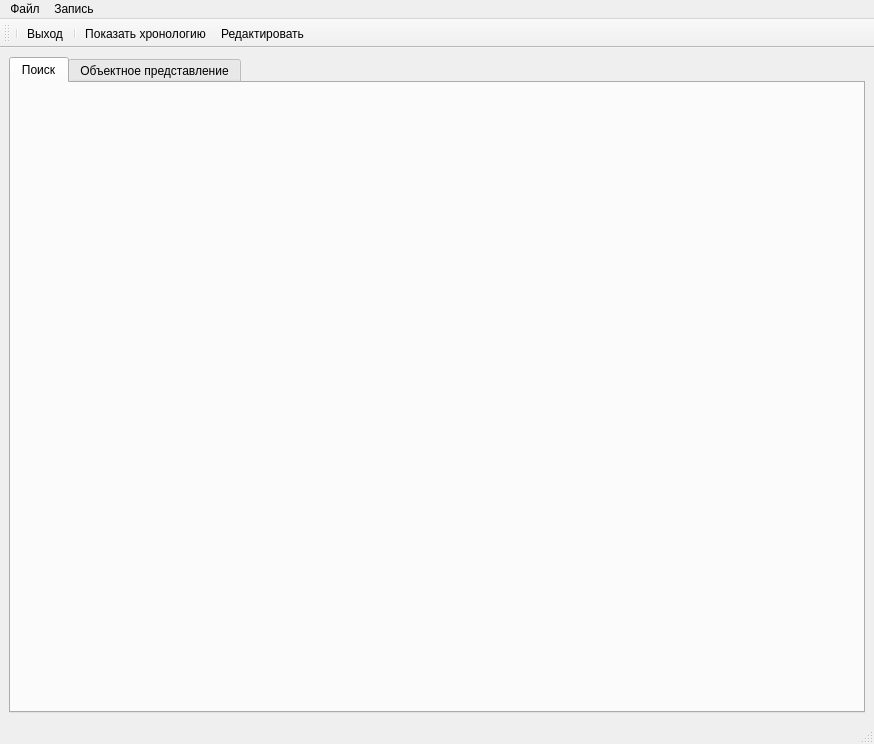
<ui version="4.0" >
 <class>MainWindow</class>
 <widget class="QMainWindow" name="MainWindow" >
  <property name="geometry" >
   <rect>
    <x>0</x>
    <y>0</y>
    <width>874</width>
    <height>744</height>
   </rect>
  </property>
  <property name="windowTitle" >
   <string>MainWindow</string>
  </property>
  <widget class="QWidget" name="centralwidget" >
   <layout class="QGridLayout" >
    <item row="0" column="0" >
     <widget class="QTabWidget" name="tabWidget" >
      <property name="cursor" >
       <cursorShape>ArrowCursor</cursorShape>
      </property>
      <property name="styleSheet" >
       <string notr="true" >font: 10pt "Albany AMT";</string>
      </property>
      <property name="currentIndex" >
       <number>0</number>
      </property>
      <property name="iconSize" >
       <size>
        <width>24</width>
        <height>24</height>
       </size>
      </property>
      <widget class="QWidget" name="tab_search" >
       <attribute name="title" >
        <string>Поиск</string>
       </attribute>
      </widget>
      <widget class="QWidget" name="tab_explore" >
       <attribute name="title" >
        <string>Объектное представление</string>
       </attribute>
       <layout class="QGridLayout" >
        <item row="0" column="0" >
         <widget class="QComboBox" name="comboBox_Species" >
          <property name="minimumSize" >
           <size>
            <width>0</width>
            <height>23</height>
           </size>
          </property>
          <item>
           <property name="text" >
            <string>Все</string>
           </property>
          </item>
          <item>
           <property name="text" >
            <string>Объекты</string>
           </property>
          </item>
          <item>
           <property name="text" >
            <string>Действия</string>
           </property>
          </item>
          <item>
           <property name="text" >
            <string>Ресурсы</string>
           </property>
          </item>
          <item>
           <property name="text" >
            <string>НСИ</string>
           </property>
          </item>
         </widget>
        </item>
        <item row="1" column="0" >
         <widget class="QSplitter" name="splitter_2" >
          <property name="orientation" >
           <enum>Qt::Horizontal</enum>
          </property>
          <widget class="QEidosTreeWidget" name="EidosTreeWidget" >
           <property name="styleSheet" >
            <string notr="true" >font: 10pt "Arial";</string>
           </property>
           <column>
            <property name="text" >
             <string>Наименование</string>
            </property>
           </column>
           <column>
            <property name="text" >
             <string>ID</string>
            </property>
           </column>
           <column>
            <property name="text" >
             <string>Parent_ID</string>
            </property>
           </column>
          </widget>
          <widget class="QSplitter" name="splitter" >
           <property name="orientation" >
            <enum>Qt::Vertical</enum>
           </property>
           <widget class="QTableView" name="tableViewHypotesis" >
            <property name="font" >
             <font>
              <family>Arial</family>
              <pointsize>10</pointsize>
              <weight>50</weight>
              <italic>false</italic>
              <bold>false</bold>
             </font>
            </property>
            <property name="styleSheet" >
             <string notr="true" >font: 10pt "Arial";</string>
            </property>
           </widget>
           <widget class="QTableView" name="tableViewPragma" />
          </widget>
         </widget>
        </item>
       </layout>
      </widget>
     </widget>
    </item>
   </layout>
  </widget>
  <widget class="QMenuBar" name="menubar" >
   <property name="geometry" >
    <rect>
     <x>0</x>
     <y>0</y>
     <width>874</width>
     <height>28</height>
    </rect>
   </property>
   <widget class="QMenu" name="menu" >
    <property name="title" >
     <string>Файл</string>
    </property>
    <addaction name="action_quit" />
   </widget>
   <widget class="QMenu" name="menu_2" >
    <property name="title" >
     <string>Запись</string>
    </property>
    <addaction name="action_edit" />
   </widget>
   <addaction name="menu" />
   <addaction name="menu_2" />
  </widget>
  <widget class="QStatusBar" name="statusbar" />
  <widget class="QToolBar" name="toolBar" >
   <property name="windowTitle" >
    <string>toolBar</string>
   </property>
   <attribute name="toolBarArea" >
    <enum>TopToolBarArea</enum>
   </attribute>
   <attribute name="toolBarBreak" >
    <bool>false</bool>
   </attribute>
   <addaction name="separator" />
   <addaction name="action_quit" />
   <addaction name="separator" />
   <addaction name="action_Hronology" />
   <addaction name="action_edit" />
  </widget>
  <action name="action_quit" >
   <property name="icon" >
    <iconset>
     <normaloff>images/exit.png</normaloff>images/exit.png</iconset>
   </property>
   <property name="text" >
    <string>Выход</string>
   </property>
  </action>
  <action name="action_Hronology" >
   <property name="icon" >
    <iconset>
     <normaloff>images/clock.png</normaloff>images/clock.png</iconset>
   </property>
   <property name="text" >
    <string>Показать хронологию</string>
   </property>
  </action>
  <action name="action_edit" >
   <property name="icon" >
    <iconset>
     <normaloff>images/edit.png</normaloff>images/edit.png</iconset>
   </property>
   <property name="text" >
    <string>Редактировать</string>
   </property>
  </action>
 </widget>
 <customwidgets>
  <customwidget>
   <class>QEidosTreeWidget</class>
   <extends>QTreeWidget</extends>
   <header>qeidostreewidget.h</header>
  </customwidget>
 </customwidgets>
 <resources/>
 <connections>
  <connection>
   <sender>action_quit</sender>
   <signal>activated()</signal>
   <receiver>MainWindow</receiver>
   <slot>close()</slot>
   <hints>
    <hint type="sourcelabel" >
     <x>-1</x>
     <y>-1</y>
    </hint>
    <hint type="destinationlabel" >
     <x>399</x>
     <y>299</y>
    </hint>
   </hints>
  </connection>
 </connections>
</ui>
